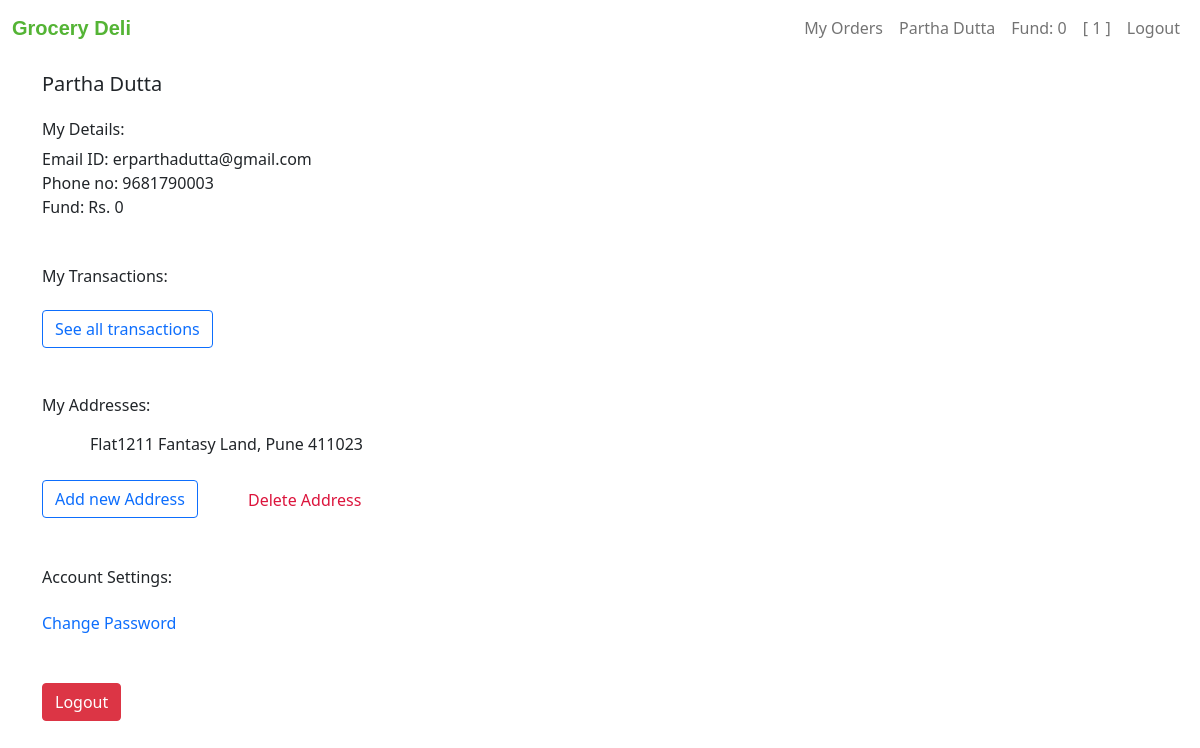
Before: /account (signed in) with the older database file.
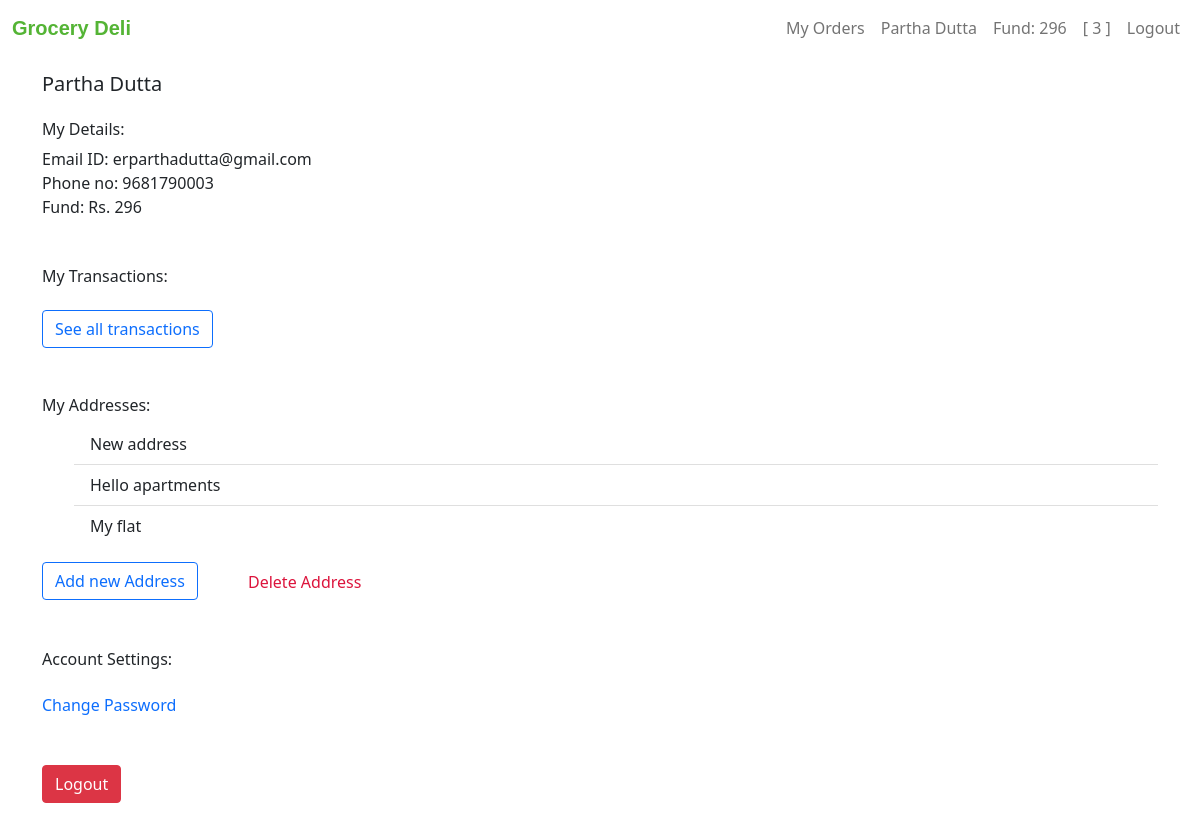
After: the same page with the newer database file.
### tables this page shows
CREATE TABLE users (user_id INTEGER PRIMARY KEY AUTOINCREMENT NOT NULL, name TEXT NOT NULL, email TEXT NOT NULL, phone INTEGER NOT NULL, hash TEXT NOT NULL, cash NUMERIC DEFAULT 0.00);

### app.py (the view)
@app.route("/account", methods=["GET", "POST"])
@login_required
def account():
    user_id = session["user_id"]
    cart = db.execute("SELECT * FROM carts WHERE user_id = ?;", user_id)
    cart_list = cart[0]['cart_items']
    cart_list = json.loads(cart_list)
    user_data = db.execute("SELECT * FROM users WHERE user_id = ?;", user_id)
    address = db.execute("SELECT address FROM address WHERE user_id= ?", f'{user_id}')
    address = address[0]['address']
    address = json.loads(address)
    return render_template("account.html", cart=cart_list, user_data=user_data, address=address)

### app.py (called while the page is built)
@app.after_request
def after_request(response):
    response.headers["Cache-Control"] = "no-cache, no-store, must-revalidate"
    response.headers["Expires"] = 0
    response.headers["Pragma"] = "no-cache"
    return response

def login_required(f):
    @wraps(f)
    def decorated_function(*args, **kwargs):
        if session.get("user_id") is None:
            return redirect("/login")
        return f(*args, **kwargs)
    return decorated_function

### templates/account.html (shortened to what this page needs)
{% extends "layout.html" %}
{% block user %}
    {{ user_data[0]["name"] }}
{% endblock %}
{% block fund %}
    Fund: {{ user_data[0]["cash"] }}
{% endblock %}
{% block cart %}
    {{ cart|length }}
{% endblock %}
{% block main %}
    <div class="container mt-3">
        <div class="row justify-content-center">
            <div class="col-12">
                <h5>{{user_data[0]['name']}}</h5>
            </div>
        </div>
    </div>
    <div class="container mt-3">
        <div class="row justify-content-center">
            <div class="col-12">
                <h6>My Details:</h6>
            </div>
        </div>
        <div class="row justify-content-start">
            <div class="col-12">
                Email ID: {{user_data[0]['email']}}
            </div>
            <div class="col-12">
                Phone no: {{user_data[0]['phone']}}
            </div>
            <div class="col-12">
                Fund: Rs. {{user_data[0]['cash']}}
            </div>
        </div>
    </div>
    <div class="container mt-5">
        <div class="row justify-content-start">
            <div class="col-12">
                <h6>My Transactions:</h6>
            </div>
            <div class="col-lg-4 col-12 mt-3">
                <a class = "btn btn-outline-primary" href="/transactions">See all transactions</a>
            </div>
        </div>
    </div>
    <div class="container mb- mt-5">
        <div class="row justify-content-start">
            <div class="col-12">
                <h6>My Addresses:</h6>
            </div>
        </div>
        <div class="row" id="address_list" style="display: block;">
            <div class="col-lg-12 col-12">
                <ul class="list-group-flush">
                    {% for i in address %}
                        <li class="list-group-item">{{ i['address'] }}</li>
                    {% endfor %}
                </ul>
            </div>
        </div>
        <div class="row">
            <div class="col-lg-2 col-6" id="add_address">
                <form action="/add_address" method="get">
                    <button class="btn btn-outline-primary" type="submit">Add new Address</button>
                </form>
            </div>
            <div class="col-lg-2 col-6" id="delete_address">
                <a class="nav-link"><span style="color:crimson; cursor:pointer"> Delete Address </span></a>
            </div>
        </div>
    </div>
    <div class="container mb-3 mt-5">
        <div class="row justify-content-start">
            <div class="col-12">
                <h6>Account Settings:</h6>
            </div>
        </div>
        <div class="row mt-3 justify-content-start">
            <div class="col-12">
                <a style="text-decoration: none" href="/change_password"><span>Change Password</span></a>
            </div>
        </div>
        <div class="row mt-5 justify-content-start">
            <div class="col-12">
                <a type="button" class = "btn btn-danger"style="text-decoration: none" href="/logout"><span style="color: white;">Logout</span></a>
            </div>
        </div>
    </div>
    <div class="container" style="height:140px"></div>
{% endblock %}

Changed rows visible on the page:
changed users "Partha Dutta": cash "0" → "296"
Other visible differences:
{{ cart|length }}: "1" → "3"
new list line: "New address"
new list line: "Hello apartments"
new list line: "My flat"
list line gone: "Flat1211 Fantasy Land, Pune 411023"
